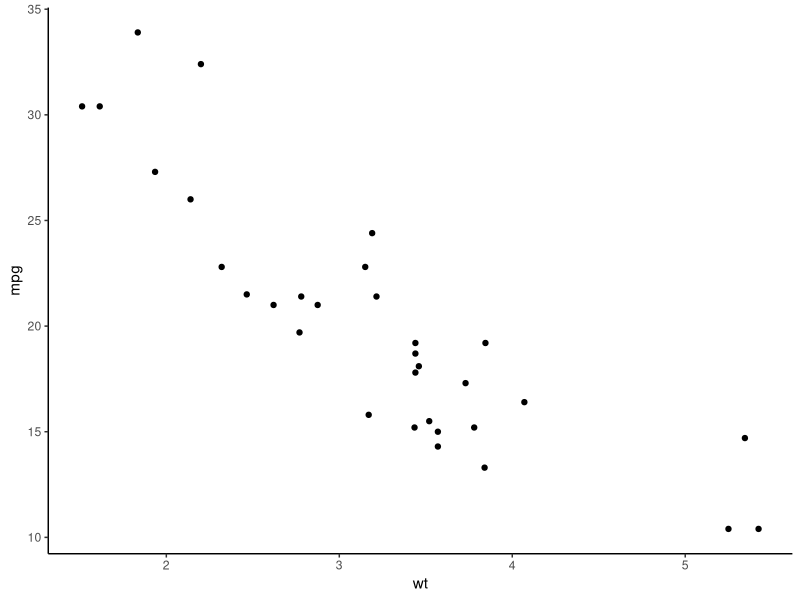
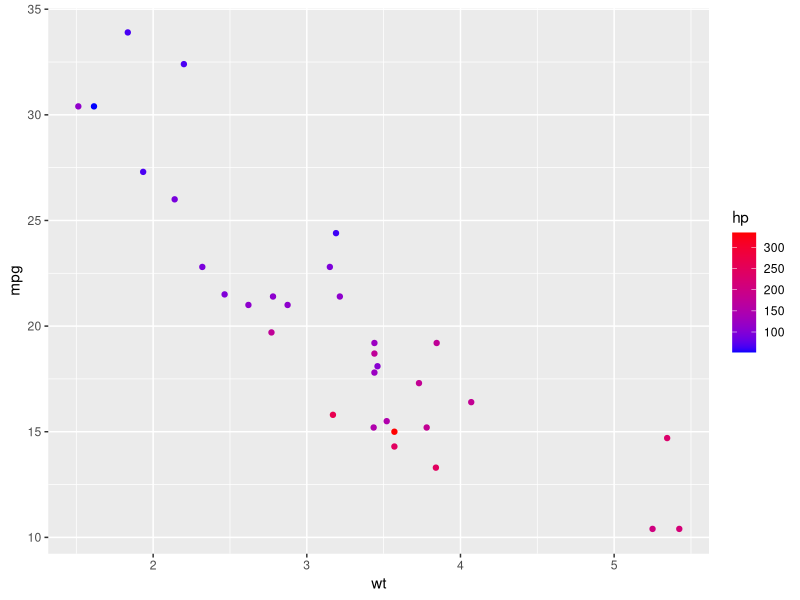
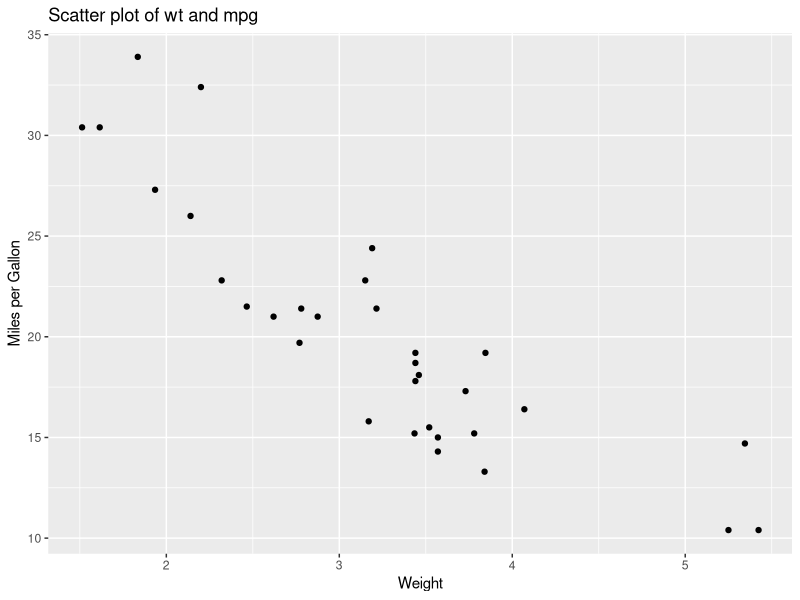

Write R code to recreate these figures, in order.
## ---- chunk 1
    # import ggplot2 library
    library(ggplot2)

    # create a scatter plot with a theme
    ggplot(data = mtcars) +
      geom_point(mapping = aes(x = wt, y = mpg)) +
      theme_classic()

## ---- chunk 2
    # create a scatter plot with a customized scale
    ggplot(data = mtcars) +
      geom_point(mapping = aes(x = wt, y = mpg, color = hp)) +
      scale_color_gradient(low = "blue", high = "red")

## ---- chunk 3
    # create a scatter plot with labels
    ggplot(data = mtcars) +
      geom_point(mapping = aes(x = wt, y = mpg)) +
      ggtitle("Scatter plot of wt and mpg") +
      xlab("Weight") +
      ylab("Miles per Gallon")

